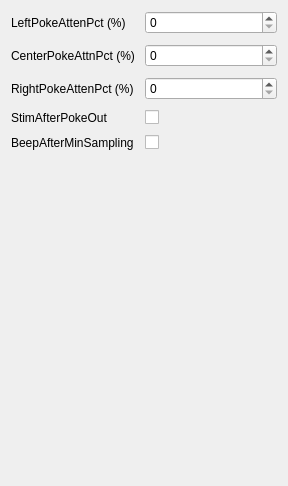
             <widget class="QWidget" name="lightIntensityScrollAreaWidgetContents">
              <property name="geometry">
               <rect>
                <x>0</x>
                <y>0</y>
                <width>288</width>
                <height>486</height>
               </rect>
              </property>
              <layout class="QGridLayout" name="gridLayout_25">
               <item row="0" column="0">
                <layout class="QFormLayout" name="lightIntensityFormLayout">
                 <property name="horizontalSpacing">
                  <number>10</number>
                 </property>
                 <property name="verticalSpacing">
                  <number>10</number>
                 </property>
                 <item row="0" column="0">
                  <widget class="QLabel" name="leftPokeAttenPctLabel">
                   <property name="text">
                    <string>LeftPokeAttenPct (%)</string>
                   </property>
                  </widget>
                 </item>
                 <item row="1" column="0">
                  <widget class="QLabel" name="centerPokeAttnPctLabel">
                   <property name="text">
                    <string>CenterPokeAttnPct (%)</string>
                   </property>
                  </widget>
                 </item>
                 <item row="2" column="0">
                  <widget class="QLabel" name="rightPokeAttenPctLabel">
                   <property name="text">
                    <string>RightPokeAttenPct (%)</string>
                   </property>
                  </widget>
                 </item>
                 <item row="3" column="0">
                  <widget class="QLabel" name="stimAfterPokeOutLabel">
                   <property name="text">
                    <string>StimAfterPokeOut</string>
                   </property>
                  </widget>
                 </item>
                 <item row="3" column="1">
                  <widget class="QCheckBox" name="stimAfterPokeOutCheckBox"/>
                 </item>
                 <item row="4" column="0">
                  <widget class="QLabel" name="beepAfterMinSamplingLabel">
                   <property name="text">
                    <string>BeepAfterMinSampling</string>
                   </property>
                  </widget>
                 </item>
                 <item row="4" column="1">
                  <widget class="QCheckBox" name="beepAfterMinSamplingCheckBox"/>
                 </item>
                 <item row="2" column="1">
                  <widget class="QSpinBox" name="rightPokeAttenPctSpinBox"/>
                 </item>
                 <item row="1" column="1">
                  <widget class="QSpinBox" name="centerPokeAttnPctSpinBox"/>
                 </item>
                 <item row="0" column="1">
                  <widget class="QSpinBox" name="leftPokeAttenPctSpinBox"/>
                 </item>
                </layout>
               </item>
              </layout>
             </widget>
